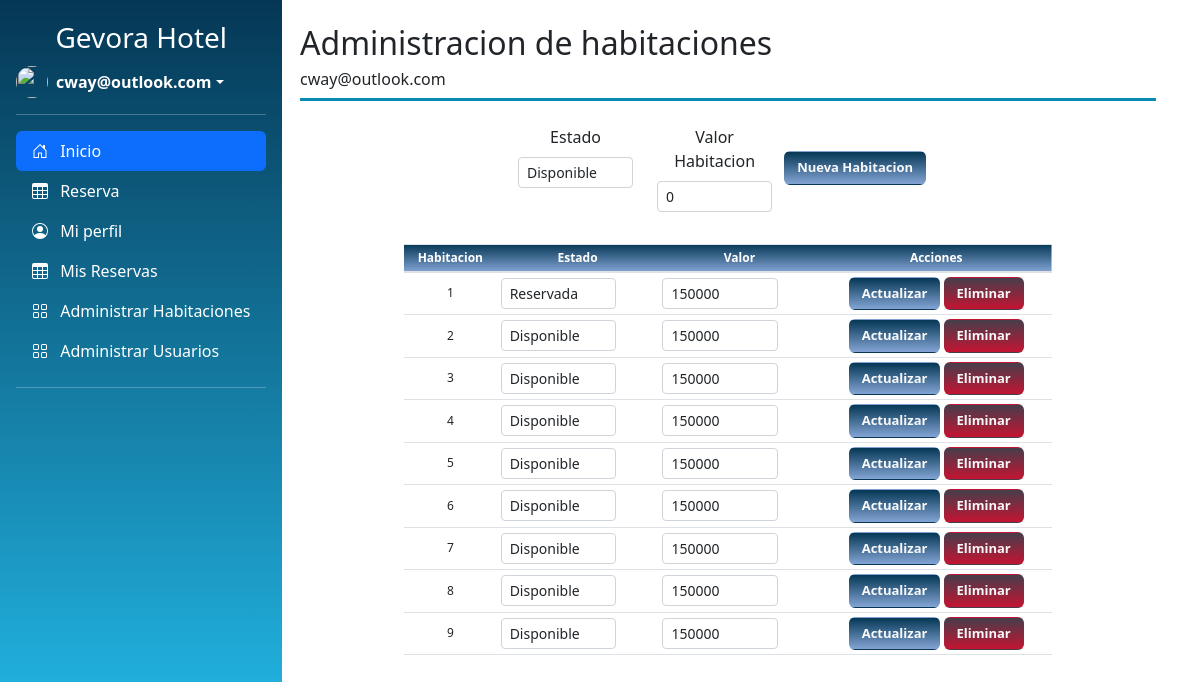
Page /admo_hab2 (signed in) on the committed database.
### tables this page shows
CREATE TABLE Habitaciones (Id INTEGER UNIQUE PRIMARY KEY NOT NULL, Estado TEXT NOT NULL, Precio INTEGER NOT NULL);

### app.py (the view)
@app.route('/admo_hab2')
def admohab2():
    if 'username' in session:
        if session['rol'] == 'SuperAdministrador':
            lista = db.sql_select_habitaciones()
            return render_template('admo_hab2.html',l_hab=lista, titulo="Ejemplo Hotel Gevora 2")
        else:
            return redirect(url_for('index'))
    else:
        return redirect(url_for('login'))

### app.py (called while the page is built)
@app.before_request
def before_request():
    if 'username' in session:
        g.user = session['username']
    else:
        g.user = "Iniciar Sesion"
    if 'rol' in session:
        g.rol = session['rol']
    else:
        g.rol = None

### dB.py (called while the page is built)
def sql_connection():
    try:
        con=sqlite3.connect('luna.db')
        return con
    except Error:
        print(Error)

def sql_select_habitaciones():
    strsql = "SELECT * FROM Habitaciones;"
    print(strsql)
    con = sql_connection()
    cursor_Obj = con.cursor()
    cursor_Obj.execute(strsql)
    habitaciones = cursor_Obj.fetchall()
    con.close()
    return habitaciones

### templates/admo_hab2.html (shortened to what this page needs)
{% extends "base.html" %}
{% block principal %}
{% from "_macro.html" import render_simple_field %}
    <div class="container-fluid ">
        <div class="row ">
            <div class="mt-4 mx-3 col text-center mb-4 " >
                <h2 class="text-start" >Administracion de habitaciones</h2><h6 class="text-start">{{g.user}}</h6>
                <hr class="dropdown-divider " style="height:3px; width:100%; border-width:0; background-color:rgb(9, 138, 178)">
            </div>
        </div>
        <div class="row  w-100 justify-content-center align-items-center text-center  ">
            <div class="justify-content-center align-items-center col-sm-6 col-xs-12 ">
                <form action="ControlHabitacion2/1" method="post">
                    <div class="d-flex mb-3  ">
                        <div class="col">
                            <label for="">Estado</label>
                            <select class="form-control form-control-sm " name="estado">
                                <option value="Disponible">Disponible</option>
                            </select>
                        </div>
                        <div class="col align-items-center">
                            <label for="">Valor Habitacion</label>
                            <input class="form-control form-control-sm " type="text" placeholder="" name="pre" value='0' />
                        </div>
                        <div class="d-flex align-items-center justify-content-center align-middle">
                            <input type="submit" class="btn gradient-tabla btn-md text-light fw-bold" name="acc" value="Nueva Habitacion" />
                        </div>
                    </div>
                </form>
            </div>
        </div>
        <div class="row align-items-center align-middle justify-content-center">
            <div class="col-sm-12 col-md-4 col-lg-4 col-xl-2 py-3 px-4  w-100 ">
                <div class="d-flex justify-content-center align-items-center text-center ">
                    <table class="table table-sm align-middle w-75 ">
                        <thead class=" gradient-tabla" style="text-decoration: #7b8386;">
                            <tr class="align-middle text-center" style="text-decoration: #7b8386; align-items: center;">
                                <th > Habitacion </th>
                                <th class="text-center"> Estado </th>
                                <th> Valor </th>
                                <th> Acciones</th>
                            </tr>
                        </thead>
                        <tbody class="align-middle">
                            {% for hab in l_hab %}
                            <form action="ControlHabitacion2/{{hab[0]}}" method="post">
                            <tr class="align-middle text-center align-items-center">
                                <td class="align-middle " style=" align-items: center;">{{ hab[0] }}</td>
                                <td class="centrado align-middle text-center    " style="text-align: center;">
                                    <select class="form-control form-control-sm w-75" name="estado" aria-selected="{{ hab[1] }}">
                                        {% if hab[1]=='Disponible' %}
                                            <option value="Disponible" selected="selected">Disponible</option>
                                        {% else %}
                                            <option value="Disponible">Disponible</option>
                                        {% endif %}
                                        {% if hab[1]=='Reservada' %}
                                            <option value="Reservada" selected="selected">Reservada</option>
                                        {% else %}
                                            <option value="Reservada">Reservada</option>
                                        {% endif %}
                                    </select>
                                </td>
                                <td class="align-middle text-center w-25"><input class="form-control form-control-sm w-75" type="text" placeholder="" name="pre" value='{{ hab[2] }}' /></td>
                                <td class="align-middle">
                                        <input type="submit" class="btn gradient-tabla btn-md   text-light fw-bold" name="acc" value="Actualizar"  style="max-width: 100px;" />
                                        <input type="submit" class="btn gradient-bt-del btn-md   text-light fw-bold" name="acc" value="Eliminar" style="max-width: 140px;" />
                                </td>
                            </tr>
                            </form>
                            {% endfor %}
                        </tbody>
                    </table>
                </div>
            </div>
        </div>
    </div>
{% endblock %}

### templates/base.html (style rules this page uses)
td { align-items: center; justify-content: center; text-align: center; font-size: 12px; }
tr { align-items: center; justify-content: center; text-align: center; font-size: 12px; }
.gradient-tabla { background-image: linear-gradient(#053755, #83a4d4); font-size: small; color: #ffffff; }
.gradient-bt-del { background-image: linear-gradient(#463e4b, #c31432); font-size: small; }

### rows in the picture
Habitaciones: Id "1", estado "Reservada", pre "150000"
Habitaciones: Id "2", estado "Disponible", pre "150000"
Habitaciones: Id "3", estado "Disponible", pre "150000"
Habitaciones: Id "4", estado "Disponible", pre "150000"
Habitaciones: Id "5", estado "Disponible", pre "150000"
Habitaciones: Id "6", estado "Disponible", pre "150000"
Habitaciones: Id "7", estado "Disponible", pre "150000"
Habitaciones: Id "8", estado "Disponible", pre "150000"
Habitaciones: Id "9", estado "Disponible", pre "150000"

### other values in the picture
{{ g.user }} "cway@outlook.com"
